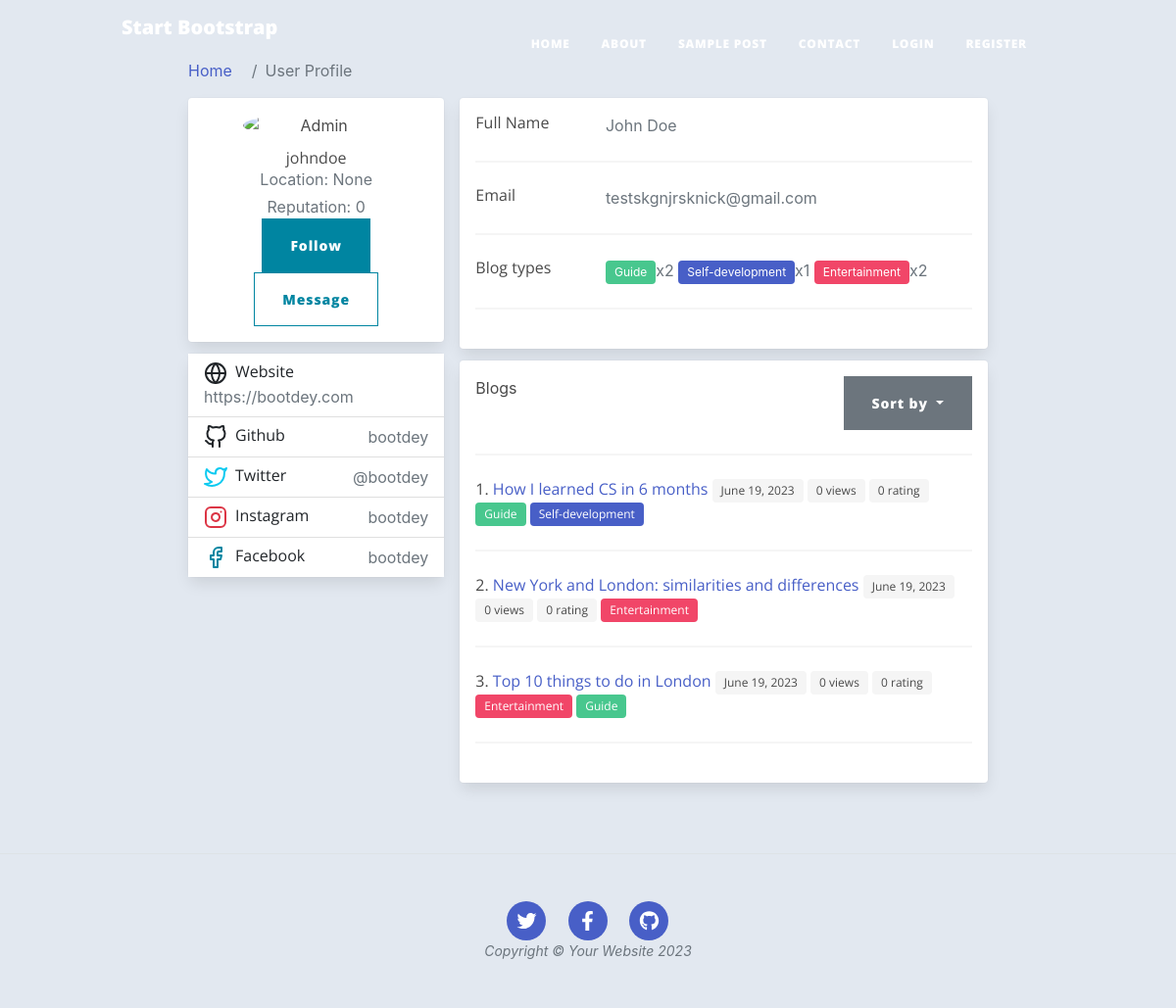
/feed/user/25, run on an earlier commit of the app's database.
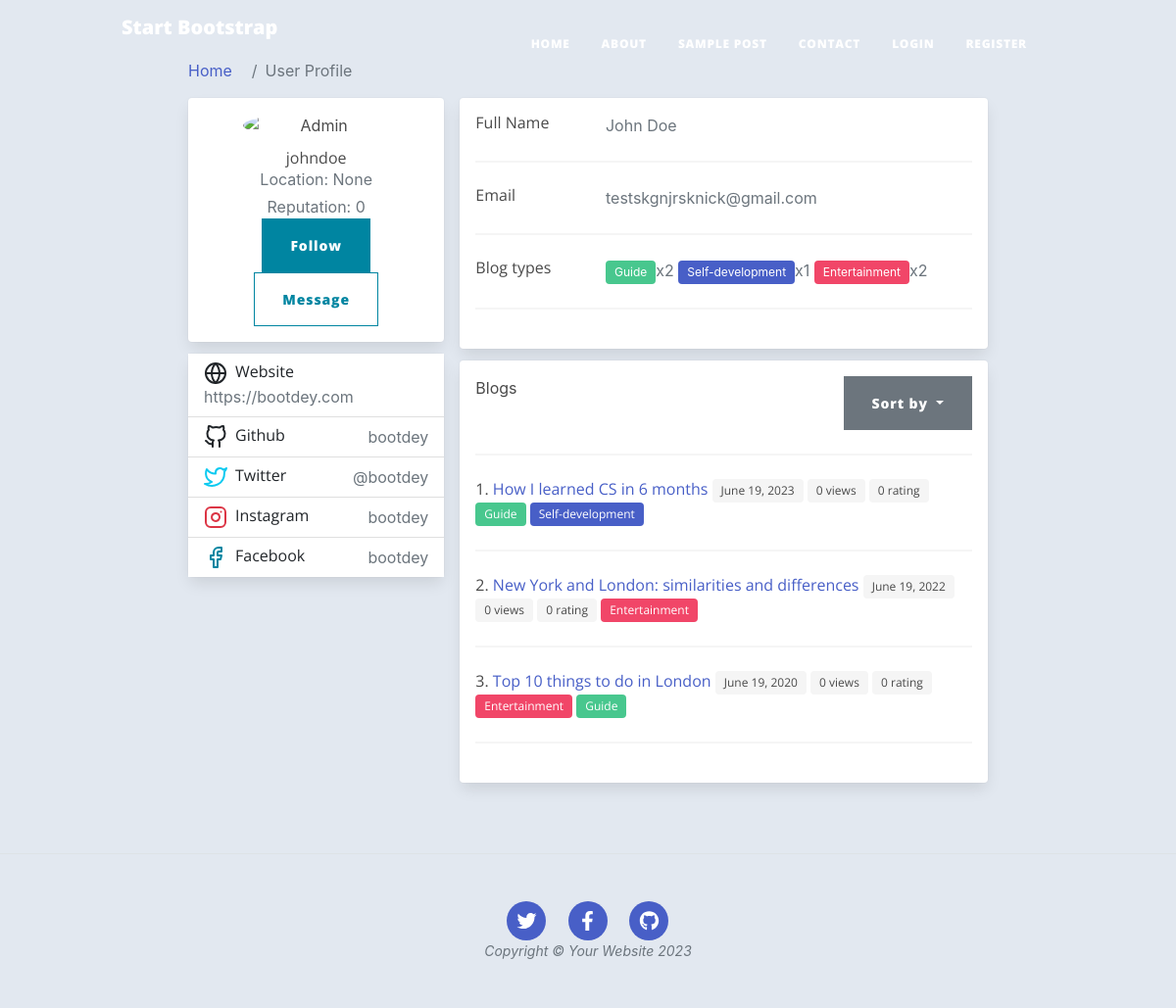
And on a later commit of the database.
### feed/models.py (models this page shows, shortened)
class Blog(models.Model):
    title = models.CharField(max_length=200, null=True)
    author = models.ForeignKey(
        User,
        on_delete=models.RESTRICT,
        blank=True,
        null=True,
    )
    post_date = models.DateField(default=now)
    content_type = models.ManyToManyField(ContentType)
    language = models.ForeignKey(Language, on_delete=models.RESTRICT, null=True)
    content = models.TextField()
    rating = models.IntegerField(editable=False, default=0)
    views = models.IntegerField(editable=False, default=0)
    class Meta:
        ordering = ['-post_date']
    def __str__(self):
        return self.title

### feed/views.py (the view)
# urls.py: path('user/<int:pk>', views.profile, name='profile'),
def profile(request, pk, sorting='title'):
    user = User.objects.get(pk=pk)
    reverse_sorting = {'rating', 'views', 'post_date'}
    if sorting in reverse_sorting:
        sorting = '-' + sorting
    blogs_sorted = user.blog_set.order_by(sorting).all()
    context = {'passed_user': user, 'blogs_sorted': blogs_sorted}
    return render(request, 'feed/profile.html', context=context)

### feed/models.py (called while the page is built)
    def __str__(self):
        return f'{self.user.first_name} {self.user.last_name}'

    def __str__(self):
        return self.type

### feed/templatetags/feed_extras.py (called while the page is built)
@register.filter
def get_blog_types(user: User) -> list[tuple]:
    types = defaultdict(int)
    for blog in user.blog_set.all():
        for content_type in blog.content_type.all():
            types[content_type] += 1
    return list(types.items())

### feed/templates/feed/profile.html (shortened to what the changed rows need)
{% extends 'base_generic.html' %}
{% block additional_links %}
  {% load feed_extras %}
  {% load static %}
  <link href="{% static 'css/profile_style.css' %}" rel="stylesheet"/>
  <link rel='stylesheet' href='https://cdnjs.cloudflare.com/ajax/libs/bulma/0.7.5/css/bulma.css'>
{% endblock %}
{% block content %}
<div class="container">
    <div class="main-body">
          <div class="row gutters-sm">
            <div class="col-md-8">
              {% if passed_user.blog_set %}
                <div class="card mb-3">
                  <div class="card-body">
                    <div class="row">
                      <div class="col justify-content-between" style="display: flex;">
                      </div>
                    </div>
                    <hr>
                    {% for blog in blogs_sorted %}
                      <div class="row">
                        <div class="col">
                          <h6 class="mb-0">{{ forloop.counter }}.
                            <a href="{% url 'blog-detail' blog.pk %}">{{ blog }}</a>
                            <span class="tag is-light">{{ blog.post_date }}</span>
                            <span class="tag is-light">{{ blog.views }} views</span>
                            <span class="tag is-light">{{ blog.rating }} rating</span>
                          {% for type in blog.content_type.all %}
                            <span class="tag is-{{ type.color }}">{{ type }}</span>
                          {% endfor %}
                          </h6>
                        </div>
                      </div>
                      <hr>
                    {% endfor %}
                  </div>
                </div>
              {% endif %}
            </div>
          </div>
        </div>
    </div>
{% endblock %}

What changed in the data, as far as the page shows it:
changed Blog "New York and London: similarities and differences": post_date "June 19, 2023" → "June 19, 2022"
changed Blog "Top 10 things to do in London": post_date "June 19, 2023" → "June 19, 2020"
